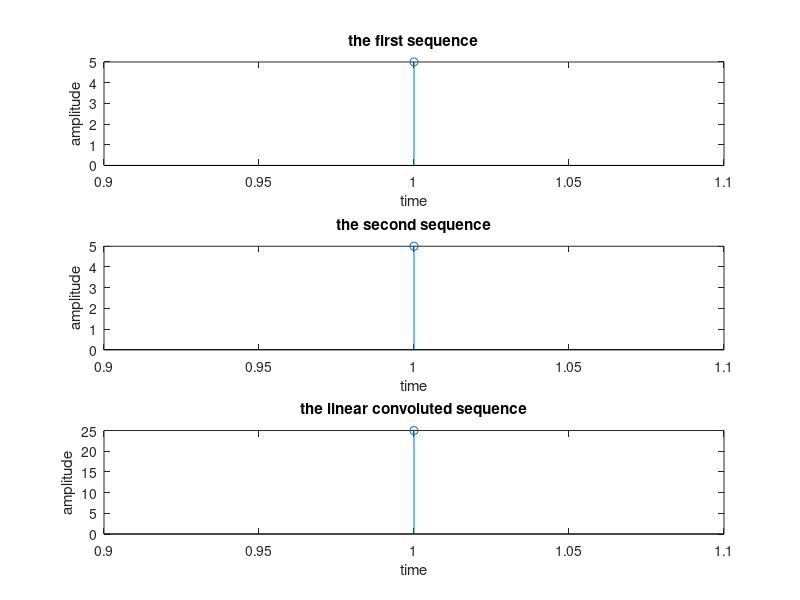

This figure's MATLAB source:
clc;
clear all;
close all;
x=input('enter the first input sequence=');
h=input('enter the second input sequence=');
l=length(x);
m=length(h);
N=l+m-1;
Xk=fft(x,N);
Hk=fft(h,N);
Yk=Xk.*Hk;
y=ifft(Yk,N);
disp('linear convoluted output using DFT and IDFT method');
disp(y);
subplot(3,1,1);
stem(x);
title('the first sequence');
xlabel('time');
ylabel('amplitude');
subplot(3,1,2);
stem(h);
title('the second sequence');
xlabel('time');
ylabel('amplitude');
subplot(3,1,3);
stem(y);
title('the linear convoluted sequence');
xlabel('time');
ylabel('amplitude');
